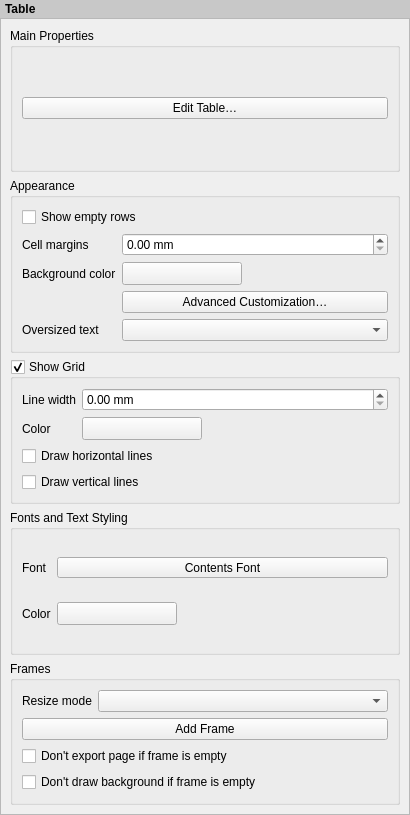
<?xml version="1.0" encoding="UTF-8"?>
<ui version="4.0">
 <class>QgsLayoutManualTableWidgetBase</class>
 <widget class="QWidget" name="QgsLayoutManualTableWidgetBase">
  <property name="geometry">
   <rect>
    <x>0</x>
    <y>0</y>
    <width>410</width>
    <height>815</height>
   </rect>
  </property>
  <property name="windowTitle">
   <string>Attribute Table</string>
  </property>
  <layout class="QVBoxLayout" name="verticalLayout">
   <property name="spacing">
    <number>0</number>
   </property>
   <property name="leftMargin">
    <number>0</number>
   </property>
   <property name="topMargin">
    <number>0</number>
   </property>
   <property name="rightMargin">
    <number>0</number>
   </property>
   <property name="bottomMargin">
    <number>0</number>
   </property>
   <item>
    <widget class="QLabel" name="label">
     <property name="sizePolicy">
      <sizepolicy hsizetype="Preferred" vsizetype="Maximum">
       <horstretch>0</horstretch>
       <verstretch>0</verstretch>
      </sizepolicy>
     </property>
     <property name="styleSheet">
      <string notr="true">padding: 2px; font-weight: bold; background-color: rgb(200, 200, 200);</string>
     </property>
     <property name="text">
      <string>Table</string>
     </property>
    </widget>
   </item>
   <item>
    <widget class="QgsScrollArea" name="scrollArea">
     <property name="widgetResizable">
      <bool>true</bool>
     </property>
     <widget class="QWidget" name="scrollAreaWidgetContents">
      <property name="geometry">
       <rect>
        <x>0</x>
        <y>0</y>
        <width>394</width>
        <height>976</height>
       </rect>
      </property>
      <layout class="QVBoxLayout" name="mainLayout">
       <item>
        <widget class="QgsCollapsibleGroupBoxBasic" name="groupBox">
         <property name="focusPolicy">
          <enum>Qt::StrongFocus</enum>
         </property>
         <property name="title">
          <string>Main Properties</string>
         </property>
         <property name="syncGroup" stdset="0">
          <string notr="true">composeritem</string>
         </property>
         <property name="collapsed" stdset="0">
          <bool>false</bool>
         </property>
         <layout class="QGridLayout" name="gridLayout_4" columnstretch="0,0">
          <item row="3" column="0" colspan="2">
           <widget class="QPushButton" name="mSetContentsButton">
            <property name="text">
             <string>Edit Table…</string>
            </property>
           </widget>
          </item>
         </layout>
        </widget>
       </item>
       <item>
        <widget class="QgsCollapsibleGroupBoxBasic" name="groupBox_6">
         <property name="focusPolicy">
          <enum>Qt::StrongFocus</enum>
         </property>
         <property name="title">
          <string>Appearance</string>
         </property>
         <property name="syncGroup" stdset="0">
          <string notr="true">composeritem</string>
         </property>
         <property name="collapsed" stdset="0">
          <bool>false</bool>
         </property>
         <layout class="QGridLayout" name="gridLayout_6">
          <item row="5" column="1">
           <widget class="QPushButton" name="mAdvancedCustomizationButton">
            <property name="text">
             <string>Advanced Customization…</string>
            </property>
           </widget>
          </item>
          <item row="4" column="0">
           <widget class="QLabel" name="label_10">
            <property name="text">
             <string>Background color</string>
            </property>
           </widget>
          </item>
          <item row="2" column="0">
           <widget class="QLabel" name="mMarginLabel">
            <property name="text">
             <string>Cell margins</string>
            </property>
            <property name="wordWrap">
             <bool>true</bool>
            </property>
            <property name="buddy">
             <cstring>mMarginSpinBox</cstring>
            </property>
           </widget>
          </item>
          <item row="1" column="0" colspan="2">
           <widget class="QCheckBox" name="mDrawEmptyCheckBox">
            <property name="text">
             <string>Show empty rows</string>
            </property>
           </widget>
          </item>
          <item row="2" column="1">
           <widget class="QgsDoubleSpinBox" name="mMarginSpinBox">
            <property name="suffix">
             <string> mm</string>
            </property>
            <property name="singleStep">
             <double>0.100000000000000</double>
            </property>
            <property name="showClearButton" stdset="0">
             <bool>false</bool>
            </property>
           </widget>
          </item>
          <item row="6" column="1">
           <widget class="QComboBox" name="mWrapBehaviorComboBox"/>
          </item>
          <item row="6" column="0">
           <widget class="QLabel" name="label_12">
            <property name="text">
             <string>Oversized text</string>
            </property>
           </widget>
          </item>
          <item row="4" column="1">
           <layout class="QHBoxLayout" name="horizontalLayout_5">
            <item>
             <widget class="QgsColorButton" name="mBackgroundColorButton">
              <property name="minimumSize">
               <size>
                <width>120</width>
                <height>0</height>
               </size>
              </property>
              <property name="maximumSize">
               <size>
                <width>120</width>
                <height>16777215</height>
               </size>
              </property>
              <property name="text">
               <string/>
              </property>
             </widget>
            </item>
            <item>
             <spacer name="horizontalSpacer_4">
              <property name="orientation">
               <enum>Qt::Horizontal</enum>
              </property>
              <property name="sizeHint" stdset="0">
               <size>
                <width>40</width>
                <height>20</height>
               </size>
              </property>
             </spacer>
            </item>
           </layout>
          </item>
         </layout>
        </widget>
       </item>
       <item>
        <widget class="QgsCollapsibleGroupBoxBasic" name="mShowGridGroupCheckBox">
         <property name="focusPolicy">
          <enum>Qt::StrongFocus</enum>
         </property>
         <property name="title">
          <string>Show Grid</string>
         </property>
         <property name="checkable">
          <bool>true</bool>
         </property>
         <property name="syncGroup" stdset="0">
          <string notr="true">composeritem</string>
         </property>
         <property name="collapsed" stdset="0">
          <bool>false</bool>
         </property>
         <layout class="QGridLayout" name="gridLayout_7">
          <item row="0" column="0">
           <widget class="QLabel" name="mGridStrokeWidthLabel">
            <property name="text">
             <string>Line width</string>
            </property>
            <property name="wordWrap">
             <bool>true</bool>
            </property>
            <property name="buddy">
             <cstring>mGridStrokeWidthSpinBox</cstring>
            </property>
           </widget>
          </item>
          <item row="0" column="1">
           <widget class="QgsDoubleSpinBox" name="mGridStrokeWidthSpinBox">
            <property name="suffix">
             <string> mm</string>
            </property>
            <property name="singleStep">
             <double>0.100000000000000</double>
            </property>
            <property name="showClearButton" stdset="0">
             <bool>false</bool>
            </property>
           </widget>
          </item>
          <item row="1" column="0">
           <widget class="QLabel" name="label_6">
            <property name="text">
             <string>Color</string>
            </property>
           </widget>
          </item>
          <item row="1" column="1">
           <layout class="QHBoxLayout" name="horizontalLayout_2">
            <item>
             <widget class="QgsColorButton" name="mGridColorButton">
              <property name="minimumSize">
               <size>
                <width>120</width>
                <height>0</height>
               </size>
              </property>
              <property name="maximumSize">
               <size>
                <width>120</width>
                <height>16777215</height>
               </size>
              </property>
              <property name="text">
               <string/>
              </property>
             </widget>
            </item>
            <item>
             <spacer name="horizontalSpacer">
              <property name="orientation">
               <enum>Qt::Horizontal</enum>
              </property>
              <property name="sizeHint" stdset="0">
               <size>
                <width>40</width>
                <height>20</height>
               </size>
              </property>
             </spacer>
            </item>
           </layout>
          </item>
          <item row="2" column="0" colspan="2">
           <widget class="QCheckBox" name="mDrawHorizontalGrid">
            <property name="text">
             <string>Draw horizontal lines</string>
            </property>
           </widget>
          </item>
          <item row="3" column="0" colspan="2">
           <widget class="QCheckBox" name="mDrawVerticalGrid">
            <property name="text">
             <string>Draw vertical lines</string>
            </property>
           </widget>
          </item>
         </layout>
        </widget>
       </item>
       <item>
        <widget class="QGroupBox" name="groupBox_4">
         <property name="title">
          <string>Fonts and Text Styling</string>
         </property>
         <layout class="QGridLayout" name="gridLayout_2">
          <item row="0" column="0">
           <widget class="QLabel" name="lblContentsFont">
            <property name="text">
             <string>Font</string>
            </property>
           </widget>
          </item>
          <item row="1" column="0">
           <widget class="QLabel" name="label_4">
            <property name="text">
             <string>Color</string>
            </property>
           </widget>
          </item>
          <item row="1" column="1">
           <layout class="QHBoxLayout" name="horizontalLayout_4">
            <item>
             <widget class="QgsColorButton" name="mContentFontColorButton">
              <property name="minimumSize">
               <size>
                <width>120</width>
                <height>0</height>
               </size>
              </property>
              <property name="maximumSize">
               <size>
                <width>120</width>
                <height>16777215</height>
               </size>
              </property>
              <property name="text">
               <string/>
              </property>
             </widget>
            </item>
            <item>
             <spacer name="horizontalSpacer_3">
              <property name="orientation">
               <enum>Qt::Horizontal</enum>
              </property>
              <property name="sizeHint" stdset="0">
               <size>
                <width>40</width>
                <height>20</height>
               </size>
              </property>
             </spacer>
            </item>
           </layout>
          </item>
          <item row="0" column="1">
           <widget class="QgsFontButton" name="mContentFontToolButton">
            <property name="sizePolicy">
             <sizepolicy hsizetype="Expanding" vsizetype="Fixed">
              <horstretch>0</horstretch>
              <verstretch>0</verstretch>
             </sizepolicy>
            </property>
            <property name="text">
             <string>Contents Font</string>
            </property>
           </widget>
          </item>
         </layout>
        </widget>
       </item>
       <item>
        <widget class="QgsCollapsibleGroupBoxBasic" name="frameGroupBox">
         <property name="focusPolicy">
          <enum>Qt::StrongFocus</enum>
         </property>
         <property name="title">
          <string>Frames</string>
         </property>
         <property name="checkable">
          <bool>false</bool>
         </property>
         <property name="checked">
          <bool>false</bool>
         </property>
         <property name="collapsed" stdset="0">
          <bool>false</bool>
         </property>
         <layout class="QGridLayout" name="gridLayout_3">
          <item row="0" column="0">
           <widget class="QLabel" name="mResizeModeLabel">
            <property name="text">
             <string>Resize mode</string>
            </property>
            <property name="wordWrap">
             <bool>true</bool>
            </property>
           </widget>
          </item>
          <item row="0" column="1">
           <widget class="QComboBox" name="mResizeModeComboBox">
            <property name="sizePolicy">
             <sizepolicy hsizetype="Expanding" vsizetype="Fixed">
              <horstretch>0</horstretch>
              <verstretch>0</verstretch>
             </sizepolicy>
            </property>
           </widget>
          </item>
          <item row="1" column="0" colspan="2">
           <widget class="QPushButton" name="mAddFramePushButton">
            <property name="text">
             <string>Add Frame</string>
            </property>
           </widget>
          </item>
          <item row="2" column="0" colspan="2">
           <widget class="QCheckBox" name="mEmptyFrameCheckBox">
            <property name="text">
             <string>Don't export page if frame is empty</string>
            </property>
           </widget>
          </item>
          <item row="3" column="0" colspan="2">
           <widget class="QCheckBox" name="mHideEmptyBgCheckBox">
            <property name="text">
             <string>Don't draw background if frame is empty</string>
            </property>
           </widget>
          </item>
         </layout>
        </widget>
       </item>
      </layout>
     </widget>
    </widget>
   </item>
  </layout>
 </widget>
 <customwidgets>
  <customwidget>
   <class>QgsCollapsibleGroupBoxBasic</class>
   <extends>QGroupBox</extends>
   <header location="global">qgscollapsiblegroupbox.h</header>
   <container>1</container>
  </customwidget>
  <customwidget>
   <class>QgsScrollArea</class>
   <extends>QScrollArea</extends>
   <header>qgsscrollarea.h</header>
   <container>1</container>
  </customwidget>
  <customwidget>
   <class>QgsColorButton</class>
   <extends>QToolButton</extends>
   <header>qgscolorbutton.h</header>
   <container>1</container>
  </customwidget>
  <customwidget>
   <class>QgsDoubleSpinBox</class>
   <extends>QDoubleSpinBox</extends>
   <header>qgsdoublespinbox.h</header>
  </customwidget>
  <customwidget>
   <class>QgsFontButton</class>
   <extends>QToolButton</extends>
   <header>qgsfontbutton.h</header>
  </customwidget>
 </customwidgets>
 <tabstops>
  <tabstop>scrollArea</tabstop>
  <tabstop>groupBox</tabstop>
  <tabstop>mSetContentsButton</tabstop>
  <tabstop>groupBox_6</tabstop>
  <tabstop>mDrawEmptyCheckBox</tabstop>
  <tabstop>mMarginSpinBox</tabstop>
  <tabstop>mBackgroundColorButton</tabstop>
  <tabstop>mAdvancedCustomizationButton</tabstop>
  <tabstop>mWrapBehaviorComboBox</tabstop>
  <tabstop>mShowGridGroupCheckBox</tabstop>
  <tabstop>mGridStrokeWidthSpinBox</tabstop>
  <tabstop>mGridColorButton</tabstop>
  <tabstop>mDrawHorizontalGrid</tabstop>
  <tabstop>mDrawVerticalGrid</tabstop>
  <tabstop>mContentFontToolButton</tabstop>
  <tabstop>mContentFontColorButton</tabstop>
  <tabstop>frameGroupBox</tabstop>
  <tabstop>mResizeModeComboBox</tabstop>
  <tabstop>mAddFramePushButton</tabstop>
  <tabstop>mEmptyFrameCheckBox</tabstop>
  <tabstop>mHideEmptyBgCheckBox</tabstop>
 </tabstops>
 <resources/>
 <connections/>
</ui>
